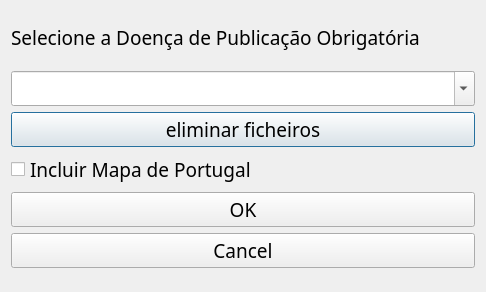
<?xml version="1.0" encoding="UTF-8"?>
<ui version="4.0">
 <class>doencas_obrigatoriasDialogBase</class>
 <widget class="QDialog" name="doencas_obrigatoriasDialogBase">
  <property name="geometry">
   <rect>
    <x>0</x>
    <y>0</y>
    <width>486</width>
    <height>292</height>
   </rect>
  </property>
  <property name="font">
   <font>
    <family>Barlow</family>
    <pointsize>14</pointsize>
   </font>
  </property>
  <property name="windowTitle">
   <string>doencas_obrigatorias</string>
  </property>
  <layout class="QGridLayout" name="gridLayout">
   <item row="0" column="1">
    <layout class="QVBoxLayout" name="verticalLayout">
     <item>
      <spacer name="verticalSpacer_3">
       <property name="orientation">
        <enum>Qt::Vertical</enum>
       </property>
       <property name="sizeHint" stdset="0">
        <size>
         <width>20</width>
         <height>40</height>
        </size>
       </property>
      </spacer>
     </item>
     <item>
      <widget class="QLabel" name="label">
       <property name="text">
        <string>Selecione a Doença de Publicação Obrigatória</string>
       </property>
      </widget>
     </item>
     <item>
      <spacer name="verticalSpacer_2">
       <property name="orientation">
        <enum>Qt::Vertical</enum>
       </property>
       <property name="sizeHint" stdset="0">
        <size>
         <width>20</width>
         <height>40</height>
        </size>
       </property>
      </spacer>
     </item>
     <item>
      <widget class="QComboBox" name="cb">
       <property name="editable">
        <bool>true</bool>
       </property>
      </widget>
     </item>
     <item>
      <widget class="QPushButton" name="deletefiles">
       <property name="mouseTracking">
        <bool>true</bool>
       </property>
       <property name="toolTip">
        <string extracomment="limpar_ficheiros">Limpar os fecheiros gerados em sessões anteriores</string>
       </property>
       <property name="text">
        <string>eliminar ficheiros</string>
       </property>
      </widget>
     </item>
     <item>
      <widget class="QCheckBox" name="checkBox">
       <property name="text">
        <string>Incluir Mapa de Portugal</string>
       </property>
      </widget>
     </item>
     <item>
      <spacer name="horizontalSpacer">
       <property name="orientation">
        <enum>Qt::Horizontal</enum>
       </property>
       <property name="sizeHint" stdset="0">
        <size>
         <width>0</width>
         <height>0</height>
        </size>
       </property>
      </spacer>
     </item>
     <item>
      <widget class="QPushButton" name="button">
       <property name="text">
        <string>OK</string>
       </property>
      </widget>
     </item>
     <item>
      <widget class="QPushButton" name="button1">
       <property name="text">
        <string>Cancel</string>
       </property>
      </widget>
     </item>
     <item>
      <spacer name="verticalSpacer">
       <property name="orientation">
        <enum>Qt::Vertical</enum>
       </property>
       <property name="sizeHint" stdset="0">
        <size>
         <width>20</width>
         <height>40</height>
        </size>
       </property>
      </spacer>
     </item>
    </layout>
   </item>
  </layout>
 </widget>
 <resources/>
 <connections>
  <connection>
   <sender>button</sender>
   <signal>clicked()</signal>
   <receiver>doencas_obrigatoriasDialogBase</receiver>
   <slot>accept()</slot>
   <hints>
    <hint type="sourcelabel">
     <x>169</x>
     <y>125</y>
    </hint>
    <hint type="destinationlabel">
     <x>169</x>
     <y>98</y>
    </hint>
   </hints>
  </connection>
  <connection>
   <sender>button1</sender>
   <signal>clicked()</signal>
   <receiver>doencas_obrigatoriasDialogBase</receiver>
   <slot>reject()</slot>
   <hints>
    <hint type="sourcelabel">
     <x>169</x>
     <y>152</y>
    </hint>
    <hint type="destinationlabel">
     <x>169</x>
     <y>110</y>
    </hint>
   </hints>
  </connection>
 </connections>
</ui>
